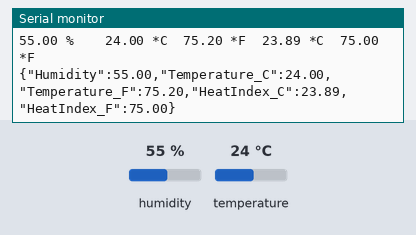
The sketch below on a simulated ESP8266 (NodeMCU). Shown: the last lines printed to the serial monitor. Inputs (shaded band) come from the test bench; at power-on: humidity 55 %, temperature 24 °C. WiFi joins after 1.5 s; servers stay silent unless stated; no MQTT or app messages arrive unless stated.

Above: at 4.3 s.
4.4 s: humidity set to 22 %
At 7.1 s:
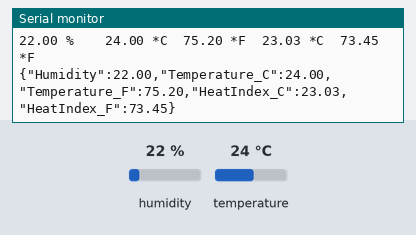
7.3 s: temperature set to 12 °C
At 9.6 s:
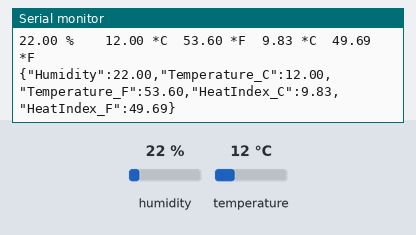
10.2 s: humidity set to 40 %
At 11.6 s:
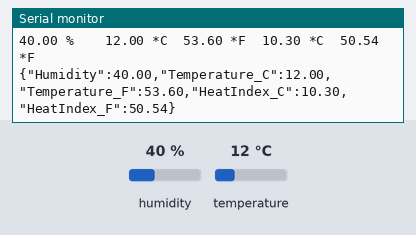
Timing chart, 0 to 13.2 s (numbered marks = the images above; inputs shaded):
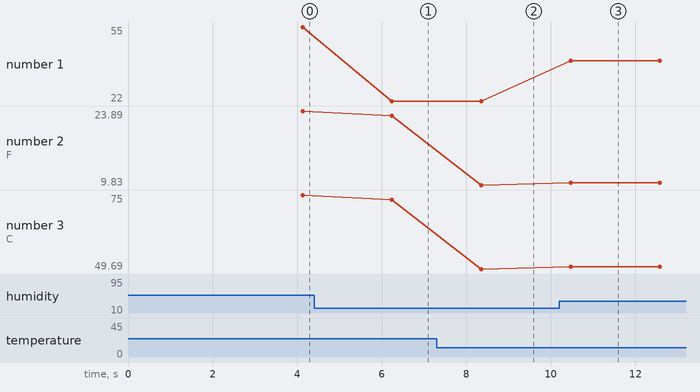

Measured:
- after the input at 4.4 s, the serial monitor: prints a new line after 1.8 s (image 1)
- after the input at 7.3 s, the serial monitor: prints a new line after 1.1 s (image 2)
- after the input at 10.2 s, the serial monitor: prints a new line after 0.27 s (image 3)
- plotted number 1: 55 → 22 after the input at 4.4 s, 22 → 40 after the input at 10.2 s
- plotted number 2: 23.89 → 23.03 after the input at 4.4 s, 23.03 → 9.83 after the input at 7.3 s, 9.83 → 10.3 after the input at 10.2 s
- plotted number 3: 75 → 73.45 after the input at 4.4 s, 73.45 → 49.69 after the input at 7.3 s, 49.69 → 50.54 after the input at 10.2 s

The sketch:

mqtt_tls_dht11_esp32_sketch.ino
```cpp
// Owner: Kevin Luwemba Mugumya
// Version 2

// Research experiments for fetching DHT11 sensor data via MQTT using ESP 32
// The MQTT broker server: unm-mqtt-broker.duckdns.org was developed and setup using Linux.
// The broker research server handles all the sensor traffic and the data handling logic is provided in django.
// The server was configured with TLS websockets protocol only accessible via port 8083. Unsecure access is via port 8883
// Sensor data payload is published in JSON format i.e {"Humidity":49.00,"Temperature_C":31.70,"Temperature_F":89.06,"HeatIndex_C":33.60,"HeatIndex_F":92.48}

#include "DHT.h"
#include <ESP8266WiFi.h>
#include <WiFiClient.h>
#include <WiFiClientSecure.h>
#include <PubSubClient.h>

// wifi auth settings
#define WIFI_AP "lohhockmeng 2.4G@unifi"
#define WIFI_PASSWORD "0126890907"

// Define DHT data pin and sensor type
#define DHTPIN D2
#define DHTTYPE DHT11

// Initialize DHT sensor
DHT dht(DHTPIN, DHTTYPE);

// MQTT Topics
#define humidity_topic "sensors/esp32/dht/temperature/tts"
#define temperature_topic "sensors/esp32/dht/humidity/tts"

// variables for creating and connecting to the MQTT research broker (server)
const char* mqttServer = "unm-mqtt-broker.duckdns.org";
const int mqttPort = 8883;
const char* mqttUser = "kevin";
const char* mqttPassword = "Pl33nkmls49x@";
static const char fp[] PROGMEM = "CF:73:3A:B9:BD:38:EA:E0:44:EB:68:1E:98:E3:60:2B:E7:2B:74:D1";

// declaring an object of BearSSL::WiFiClientSecure class that handles TLS encrypted connection to mqtt broker
BearSSL::WiFiClientSecure net;

// declaring an object of PubSubClient class which receives as input of the constructor from above
PubSubClient client(net);

unsigned long lastSend;

void setup()
{
  // initialize serial for debugging
  Serial.begin(9600);
  delay(10);

  InitWiFi();

  reconnect();
  Serial.print('\n');

  Serial.println("Reading and sending sensor data");
  delay(1000);
  Serial.println("RH\t\tTemp (C)\tTemp (F)\tHeat Index (C)\tHeat Index (F)");
  dht.begin();
  lastSend = 0;
}

void loop()
{
  if ( !client.connected() ) {
    reconnect();
  }

  if ( millis() - lastSend > 1000 ) { // Update and send only after 1 seconds
    getAndSendTemperatureAndHumidityData();
    lastSend = millis();
  }

  client.loop();
}

//-----------------Reading Sensor data--------------------
void getAndSendTemperatureAndHumidityData()
{
  delay(1000);

  // Reading temperature or humidity takes about 250 milliseconds!
  float humidity = dht.readHumidity();
  // Read temperature as Celsius (the default)
  float temperature_C = dht.readTemperature();
  // Read temperature as Fahrenheit (isFahrenheit = true)
  float temperature_F = dht.readTemperature(true);

  // Check if any reads failed and exit early (to try again).
  if (isnan(humidity) || isnan(temperature_C)) {
    Serial.println("Failed to read from DHT sensor");
    return;
  }

  // Compute heat index in Fahrenheit (the default)
  float heatIndex_F = dht.computeHeatIndex(temperature_F, humidity);
  // Compute heat index in Celsius (isFahreheit = false)
  float heatIndex_C = dht.computeHeatIndex(temperature_C, humidity, false);

  Serial.print(humidity); Serial.print(" %\t\t");
  Serial.print(temperature_C); Serial.print(" *C\t");
  Serial.print(temperature_F); Serial.print(" *F\t");
  Serial.print(heatIndex_C); Serial.print(" *C\t");
  Serial.print(heatIndex_F); Serial.println(" *F");

  String hum = String(humidity);
  String temp_C = String(temperature_C);
  String temp_F = String(temperature_F);
  String hIndex_C = String(heatIndex_C);
  String hIndex_F = String(heatIndex_F);

  // Prepare a JSON payload string
  String payload = "{";
  payload += "\"Humidity\":";
  payload += hum;
  payload += ",";
  payload += "\"Temperature_C\":";
  payload += temp_C;
  payload += ",";
  payload += "\"Temperature_F\":";
  payload += temp_F;
  payload += ",";
  payload += "\"HeatIndex_C\":";
  payload += hIndex_C;
  payload += ",";
  payload += "\"HeatIndex_F\":";
  payload += hIndex_F;
  payload += "}";

  // Send payload
  char attributes[payload.length() + 1];
  payload.toCharArray( attributes, (payload.length() + 1));
  client.publish( "sensors/dht/tts", attributes );
  Serial.println( attributes );
}

//-----------------Function connecting ESP module to Wifi-----------------
void InitWiFi()
{
  // attempt to connect to wifi
  Serial.print("Connecting to SSID:  ");
  Serial.print(WIFI_AP); Serial.println(" ...");
  WiFi.begin(WIFI_AP, WIFI_PASSWORD);

  // visual feedback signal while waiting for connection
  while (WiFi.status() != WL_CONNECTED) {
    delay(1000);
    Serial.print(".");
  }

  // once connected
  Serial.println('\n');
  Serial.println("Connection established!");
  Serial.print("IP address:\t");
  Serial.println(WiFi.localIP());
}


//-------------------Connection to secure research MQTT broker-------------------
void reconnect() {
   // first checking SSL cert fingerprint to authenticate connection to broker
  net.setFingerprint(fp);

  // Set the MQTT server details for client to connect to
  client.setServer(mqttServer, mqttPort);

  // Callback function to execute when an MQTT message is received by subscribed client.
  //client.setCallback(callback);

  // Loop until we're reconnected
  while (!client.connected()) {
    Serial.print('\n');
    Serial.println("Connecting to UNM-Research MQTT broker node ...");
    // Attempt to connect (clientId, username, password)

    if ( client.connect("ESP8266Client", mqttUser, mqttPassword) ) {
      Serial.println( "[CONNECTED]" );
     } else {
      Serial.print( "Failed with state code: " );
      Serial.print(client.state());
      Serial.println( " : retrying in 5 seconds" );

      // Wait 5 seconds before retrying
      delay( 5000 );
    }
  }
}

//------- Callback function for incoming messages to subscribed client-------
//void callback(char* topic, byte* payload, unsigned int length) {

//  Serial.print("Message arrived in topic: ");
//  Serial.println(topic);

//  Serial.print("Message:");
//  for (int i = 0; i < length; i++) {
//    Serial.print((char)payload[i]);
//  }

//  Serial.println();
//  Serial.println("-----------------------");
//}
```
